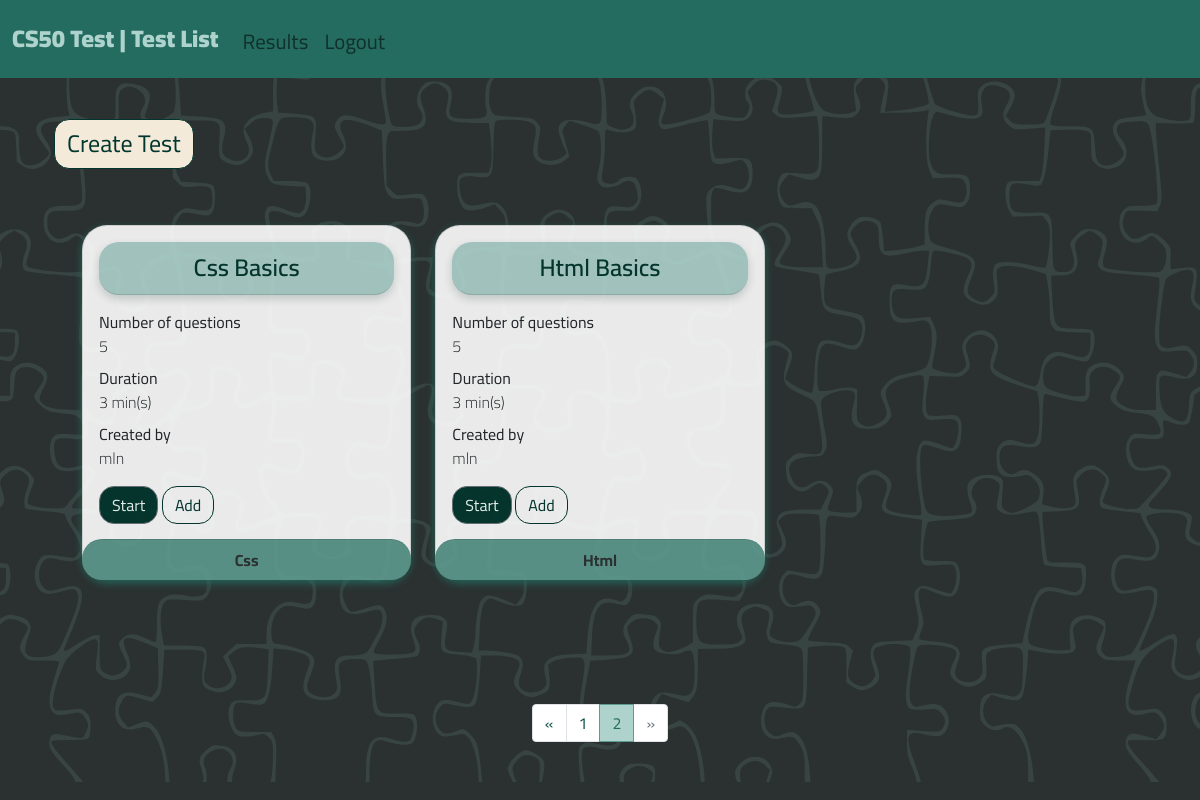
Page /?page=2 (signed in) on the committed database.
### quiz/models.py (models this page shows, shortened)
class Quiz(models.Model):
	quiz_title = models.CharField(max_length=200)
	topic = models.ForeignKey(Topic, on_delete=models.CASCADE)
	time = models.PositiveIntegerField(help_text='duration of the quiz in minutes')
	created_by = models.ForeignKey(User, on_delete=models.CASCADE)
	created_time = models.DateTimeField(auto_now_add=True)
	class Meta:
		verbose_name_plural = 'Quizzes'
		ordering = ("-created_time",)

class Topic(models.Model):
	topic_title = models.CharField(max_length=30, choices=TOPIC_CHOICES)
	def __str__(self):
		return str(self.topic_title)

### quiz/views.py (the view)
# urls.py: path('', views.home_view, name='home_view'),
def home_view(request):
	quiz = Quiz.objects.annotate(number_of_question=Count('question'))
	quiz = quiz.order_by("-created_time").all()
	paginator = Paginator(quiz, 6)
	page_number = request.GET.get('page')
	objects = paginator.get_page(page_number)
	form1 = QuizForm()
	form2 = QuestionForm()
	context = {
		'objects': objects,
		'form1': form1,
		'form2': form2,
	}
	return render(request, 'quiz/main.html', context)

### quiz/templates/quiz/main.html (shortened to what this page needs)
{% extends 'quiz/base.html' %}
{% load static %}
{% load crispy_forms_tags %}
{% block page-title %}
Test List
{% endblock %}
{% block content %}
<div class="container" id="quiz-list-view">
  {% if user.is_authenticated %}
    <button type="button" class="btn btn-outline-light mb-2" data-bs-toggle="modal" data-bs-target="#createQuiz">
    Create Test
    </button>
  {% endif %}
  <div class="row row-cols-1 row-cols-md-3 g-4" id="quiz-card">
    {% for obj in objects %}
      <div class="col">
        <div class="card">
          <div class="card-body">
            <div class="card-header text-center">{{obj.quiz_title}}</div>
            <div class="card-text text-left">
              <dl>
                <dt>Number of questions</dt>
                <dd id="numq-card-{{obj.id}}">{{obj.number_of_question}}</dd>
                <dt>Duration</dt>
                <dd>{{obj.time}} min(s)</dd>
                <dt>Created by</dt>
                <dd>{{obj.created_by}}</dd>
              </dl>
            </div>
            <button
              type="button"
              class="btn btn-secondary modal-button start-modal"
              data-pk="{{ obj.pk }}"
              data-quiz="{{ obj.quiz_title }}"
              data-bs-toggle="modal"
              data-bs-target="#quizStartModal"
            >
            Start
            </button>
            {% if request.user == obj.created_by %}
              <button
              type="button"
              class="btn btn-outline-success modal-button add-modal"
              data-pk="{{ obj.pk }}"
              data-quiz="{{ obj.quiz_title }}"
              data-bs-toggle="modal"
              data-bs-target="#addQuestion"
              >
              Add
              </button>
            {% endif %}
          </div>
          <div class="card-footer text-center">
            <small class="text-muted">{{obj.topic}}</small>
          </div>
        </div>
      </div>
    {% endfor %}
  </div>
</div>
<div class="container p-4">
  <ul class="pagination justify-content-center">
      {% if objects.has_previous %}
          <li class="page-item"><a class="page-link" href="?page={{ objects.previous_page_number }}">&laquo;</a></li>
      {% else %}
          <li class="page-item disabled"><span class="page-link">&laquo;</span></li>
      {% endif %}
      {% for i in objects.paginator.page_range %}
          {% if objects.number == i %}
              <li class="page-item active"><span class="page-link">{{ i }}</li>
          {% else %}
              <li class="page-item"><a class="page-link" href="?page={{ i }}">{{ i }}</a></li>
          {% endif %}
      {% endfor %}
      {% if objects.has_next %}
          <li class="page-item"><a class="page-link" href="?page={{ objects.next_page_number }}">&raquo;</a></li>
      {% else %}
          <li class="page-item disabled"><span class="page-link">&raquo;</span></li>
      {% endif %}
  </ul>
</div>
{% endblock %}

### static/styles.css (style rules this page uses)
:root { --primaryColor:#00362D; --2ndColor:#0D5146; --3rdColor:#246C60; --4thColor: #5e9b90; --5thColor: #aed3cd; --bodyColor:#2b3130; --mainWhite: rgb(244, 255, 253); --mainYellow:#f7fba5; --mainBright:rgba(243,234,218,1); }
body { font-family: "Cairo", sans-serif; display: flex; justify-content: center; align-items: center; min-height: 100vh; background-color: var(--bodyColor); }
.container { margin-top: 100px; }
#quiz-card { margin: 1.5rem 1rem; }
.card { opacity: 0.9; transition: 0.5s ease; min-width: 13rem; box-shadow: 0 0.2rem 0.5rem var(--3rdColor); border-radius: 25px; }
dt { font-weight: 400; }
dd { font-weight: 300; }
.card-header { background: var(--5thColor); color: var(--primaryColor); font-weight: 600; font-size: 1.5rem; margin-bottom: 15px; border-radius: 20px !important; box-shadow: 0 4px 8px 0 rgba(7, 44, 36, 0.19); }
.btn { border-radius: 15px; }
.btn-secondary { background-color: var(--primaryColor); color: var(--mainWhite); }
.btn-outline-success { color: var(--primaryColor); border: 1px solid var(--primaryColor); }
.btn-outline-light { color: var(--primaryColor); background-color: var(--mainBright); border: 1px solid var(--primaryColor); font-size: 1.5rem; }
.card-footer { background: var(--4thColor); border-radius: 20px !important; margin: -1px; }
.card-footer .text-muted { color: var(--bodyColor) !important; font-weight: bold !important; font-size: 1rem; }
.pagination > li > a { background: white; color: var(--2ndColor) !important; }
.pagination > .active > span { color: var(--3rdColor) !important; background: var(--5thColor) !important; border-color: var(--4thColor) !important; }

### rows in the picture
Quiz: quiz_title "Css Basics", number_of_question "5", time "3", created_by "mln", topic "Css"
Quiz: quiz_title "Html Basics", number_of_question "5", time "3", created_by "mln", topic "Html"

### other values in the picture
{{ i }} "1"
{{ i }} "2"
